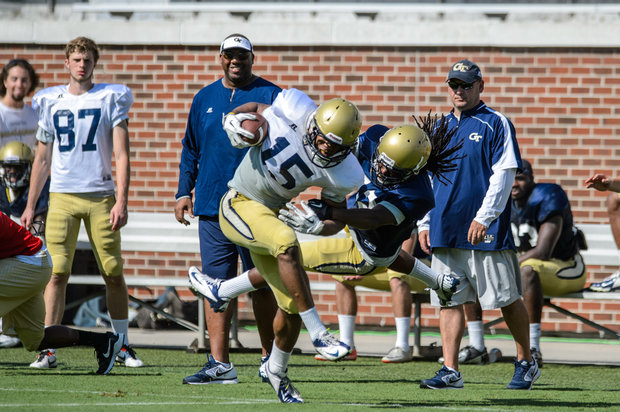
#> input picture football.bmp, 620 x 412 px
$ jupyter execute --allow-errors 'Image Clustering Using Compression.ipynb'
#> lines starting #> are read from the running program, lines starting #| are printed output that depends on the picture
[cell 1]
import numpy as np
import scipy
import imageio as iio
import matplotlib.pyplot as plt

[cell 2]
# Load images
ifootball = iio.imread('football.bmp')
#> ifootball is the input picture: shape (412, 620, 3); mean R, G, B 126.6, 124.1, 114.2
#> (the rest of this cell did not finish here and is left out)

## Inputs
* pixels: the input image representation. Each row corresponds to a data point (i.e. a pixel), the 3 columns correspond to R, G, and B values, respectively. Each component has an integer value between 0-255. The number of rows will be the total number of pixels in the image (e.g. for hestain, this would be 224*298 = 66752)
* k: the desired number of clusters (in this case, will be either 2, 4, or 8)

## Outputs
* class: cluster assignment of each data point in pixels. The assignment should be an integer in the range 1 to k, and the output should be a column vector size(pixels, 1) elements
* centroid: location of k centroids in the result. With images, each centroid corresponds to the representative color of each cluster. The output should be a matrix with k rows and 3 columns with values in the range [0, 255] (floating point possible)

## Procedure
* Initialize k centroids at random
* Assign each data point (pixel) to one of the clusters by calculating the 2-norm distance from the point to each of the centroids and taking the one with the minimum distance
* Adjust the centroid locations by taking the average of the data points in each centroid (i.e. sum up the points and divide by the number of points) - if there is an empty cluster, remove it before going to the next iteration
* Continue iterating until the centroids stop changing (calculate the 2-norm of the difference between the old centroids and the new centroids, terminate the loop when this drops below a set threshold)

[cell 3]
def kmeans(pixels, k):
    # pixels: the input image representation
    # k: the desired number of clusters

    # Reshape pixels matrix
#> called with k = 8
    m = pixels.shape[0] * pixels.shape[1]
#> m = 255440
    mpixels = np.reshape(pixels,(m,3)).T

    # Randomly initialize k centroids
    centroid = np.random.randint(256, size=(3,k))
    c_old = np.copy(centroid) + 10

    n_iter = 0 # Track number of iterations

    while np.linalg.norm(centroid - c_old, ord='fro') > 1e-6:
        # Assign each data point to a centroid
        c2 = np.sum(np.power(centroid,2), axis=0, keepdims=True)
        diff = -2*np.dot(mpixels.T, centroid) + c2
        labels = np.argmin(diff, axis=1)

        # Adjust the centroid locations
        c_old = np.copy(centroid)
        bEmpty = False # Boolean for tracking whether any clusters are empty

        for c in range(centroid.shape[1]):
            count = np.count_nonzero(labels == c)
            if count == 0:
                bEmpty = True
                continue
            avg = np.mean(mpixels.T[labels == c], axis=0)
            centroid[:,c] = avg

        if bEmpty:
            # Find the empty clusters
            c_empty = np.delete(np.arange(0,k,1),np.unique(labels))
            # Remove the centroids and recalculate k
            centroid = np.delete(centroid, c_empty, axis=1)
            c_old = np.delete(c_old, c_empty, axis=1)
            k = centroid.shape[1]

        n_iter += 1
#> after the loop, n_iter = 17

    return labels, centroid, n_iter

[cell 4]
# Run kmeans algorithm
labels, centroid, n_iter = kmeans(ifootball, 8)
#> n_iter = 17
compressed_image = np.reshape(centroid[:,labels].T,ifootball.shape)
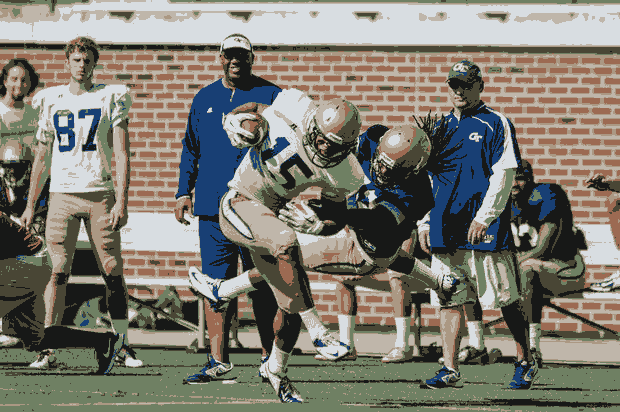
#> compressed_image: shape (412, 620, 3) int64; mean R, G, B 126.2, 123.6, 113.7

[cell 5]
# Show compressed image
plt.title('k = 8')
plt.imshow(compressed_image)


$ run again, with Clustering/beer.jpg saved as football.bmp
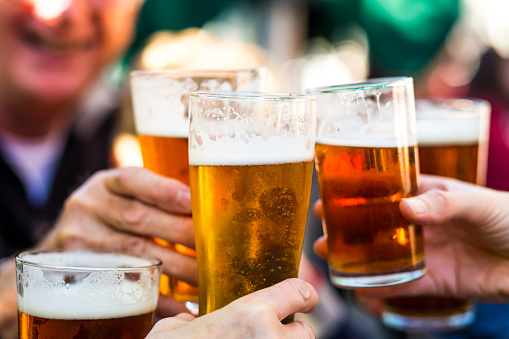
#> input picture Clustering/beer.jpg, 509 x 339 px
#> ifootball is the input picture: shape (339, 509, 3); mean R, G, B 155.1, 122.8, 103.4
#> m = 172551
#> after the loop in kmeans, `while np.linalg.norm(centroid - c_old, ord='fro') > 1e-6:`: n_iter = 34
#> `compressed_image = np.reshape(centroid[:,labels].T,ifootball.shape)`:
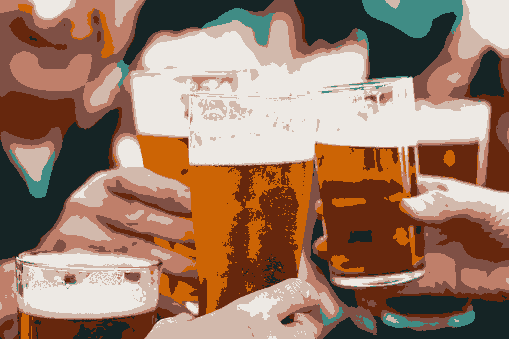
#> compressed_image: shape (339, 509, 3) int64; mean R, G, B 154.6, 122.3, 102.9
